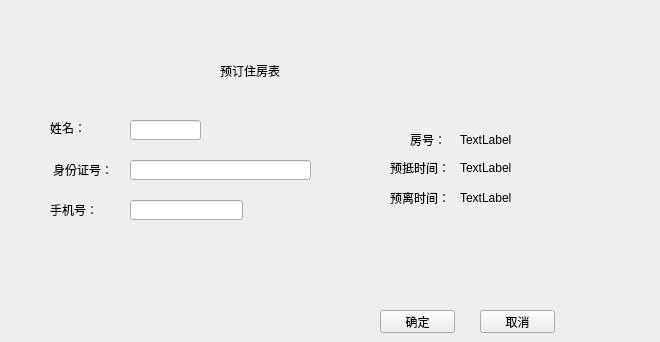
      <widget class="QWidget" name="page_14">
       <widget class="QLabel" name="label_16">
        <property name="geometry">
         <rect>
          <x>410</x>
          <y>130</y>
          <width>41</width>
          <height>20</height>
         </rect>
        </property>
        <property name="text">
         <string>房号：</string>
        </property>
       </widget>
       <widget class="QLabel" name="label_18">
        <property name="geometry">
         <rect>
          <x>50</x>
          <y>120</y>
          <width>54</width>
          <height>16</height>
         </rect>
        </property>
        <property name="text">
         <string>姓名：</string>
        </property>
       </widget>
       <widget class="QLabel" name="label_17">
        <property name="geometry">
         <rect>
          <x>460</x>
          <y>130</y>
          <width>54</width>
          <height>20</height>
         </rect>
        </property>
        <property name="text">
         <string>TextLabel</string>
        </property>
       </widget>
       <widget class="QLineEdit" name="lineEdit_5">
        <property name="geometry">
         <rect>
          <x>130</x>
          <y>160</y>
          <width>181</width>
          <height>20</height>
         </rect>
        </property>
       </widget>
       <widget class="QLabel" name="label_19">
        <property name="geometry">
         <rect>
          <x>220</x>
          <y>60</y>
          <width>91</width>
          <height>21</height>
         </rect>
        </property>
        <property name="text">
         <string>预订住房表</string>
        </property>
       </widget>
       <widget class="QLabel" name="label_22">
        <property name="geometry">
         <rect>
          <x>460</x>
          <y>160</y>
          <width>191</width>
          <height>16</height>
         </rect>
        </property>
        <property name="text">
         <string>TextLabel</string>
        </property>
       </widget>
       <widget class="QLabel" name="label_43">
        <property name="geometry">
         <rect>
          <x>460</x>
          <y>190</y>
          <width>191</width>
          <height>16</height>
         </rect>
        </property>
        <property name="text">
         <string>TextLabel</string>
        </property>
       </widget>
       <widget class="QLineEdit" name="lineEdit_9">
        <property name="geometry">
         <rect>
          <x>130</x>
          <y>200</y>
          <width>113</width>
          <height>20</height>
         </rect>
        </property>
       </widget>
       <widget class="QLabel" name="label_44">
        <property name="geometry">
         <rect>
          <x>50</x>
          <y>200</y>
          <width>51</width>
          <height>20</height>
         </rect>
        </property>
        <property name="text">
         <string>手机号：</string>
        </property>
       </widget>
       <widget class="QLabel" name="label_20">
        <property name="geometry">
         <rect>
          <x>53</x>
          <y>160</y>
          <width>61</width>
          <height>20</height>
         </rect>
        </property>
        <property name="text">
         <string>身份证号：</string>
        </property>
       </widget>
       <widget class="QLabel" name="label_21">
        <property name="geometry">
         <rect>
          <x>390</x>
          <y>190</y>
          <width>61</width>
          <height>16</height>
         </rect>
        </property>
        <property name="text">
         <string>预离时间：</string>
        </property>
       </widget>
       <widget class="QLabel" name="label_14">
        <property name="geometry">
         <rect>
          <x>390</x>
          <y>160</y>
          <width>61</width>
          <height>16</height>
         </rect>
        </property>
        <property name="text">
         <string>预抵时间：</string>
        </property>
       </widget>
       <widget class="QLineEdit" name="lineEdit_3">
        <property name="geometry">
         <rect>
          <x>130</x>
          <y>120</y>
          <width>71</width>
          <height>20</height>
         </rect>
        </property>
       </widget>
       <widget class="QPushButton" name="pushButton_19">
        <property name="geometry">
         <rect>
          <x>480</x>
          <y>310</y>
          <width>75</width>
          <height>23</height>
         </rect>
        </property>
        <property name="text">
         <string>取消</string>
        </property>
       </widget>
       <widget class="QPushButton" name="pushButton_18">
        <property name="geometry">
         <rect>
          <x>380</x>
          <y>310</y>
          <width>75</width>
          <height>23</height>
         </rect>
        </property>
        <property name="text">
         <string>确定</string>
        </property>
       </widget>
      </widget>
